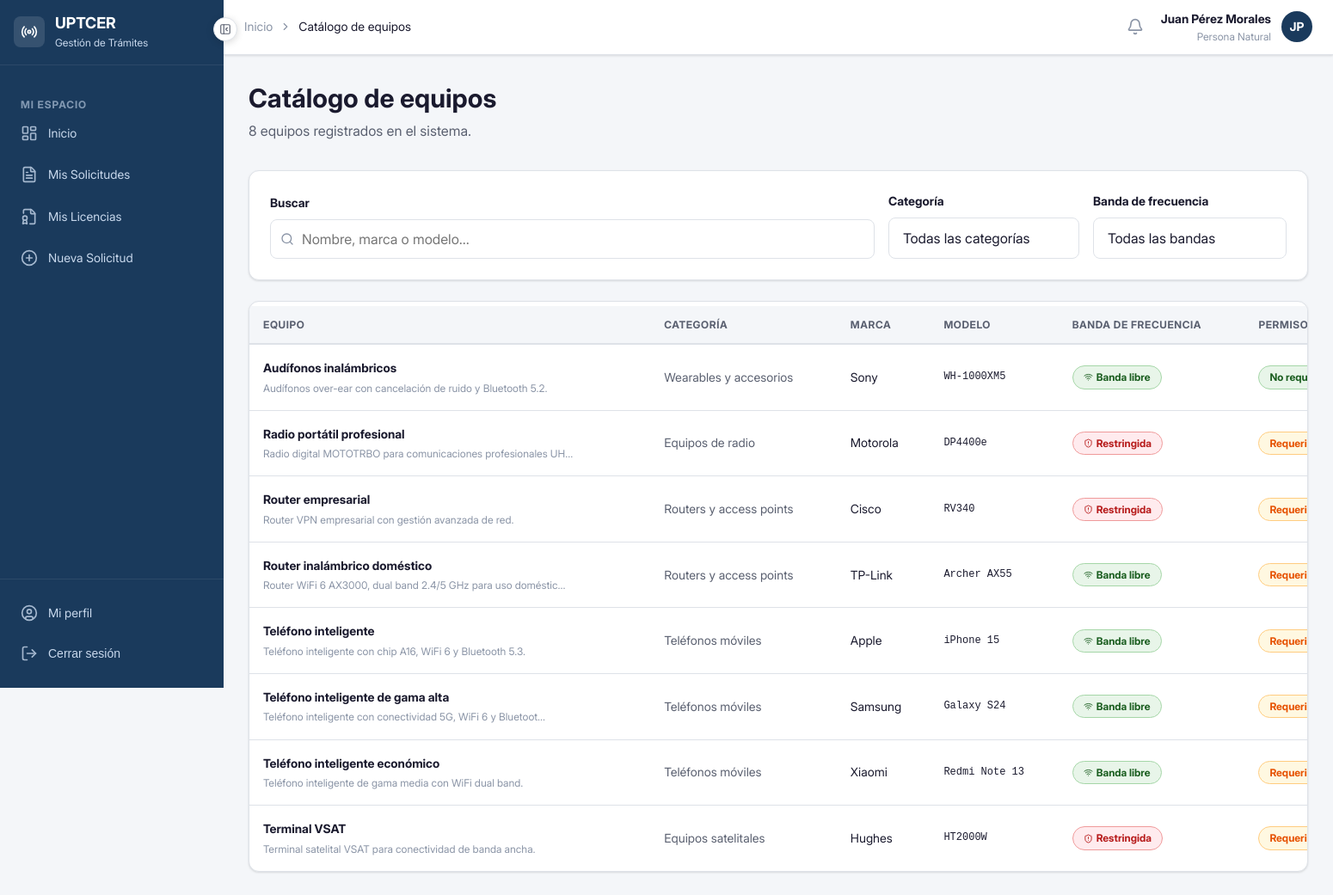
/equipos/ (signed in), run on the app's committed database.
### apps/accounts/models.py (models this page shows, shortened)
class Usuario(AbstractBaseUser, PermissionsMixin):
    ROL_PERSONA_NATURAL      = 'persona_natural'
    ROL_ESPECIALISTA_RADIOFARO = 'especialista_radiofaro'
    ROL_ESPECIALISTA_MOVIL     = 'especialista_movil'
    ROL_ESPECIALISTA_MARITIMO  = 'especialista_maritimo'
    ROL_ESPECIALISTA_INTERNET  = 'especialista_internet'
    ROL_ESPECIALISTA_SUPERIOR  = 'especialista_superior'
    ROL_ADUANA               = 'aduana'
    ROL_DIRECTIVO            = 'directivo'
    ROLES = [
        (ROL_PERSONA_NATURAL,        'Persona Natural'),
        (ROL_ESPECIALISTA_RADIOFARO, 'Especialista Radiofaro'),
        (ROL_ESPECIALISTA_MOVIL,     'Especialista Móvil'),
        (ROL_ESPECIALISTA_MARITIMO,  'Especialista Marítimo'),
        (ROL_ESPECIALISTA_INTERNET,  'Especialista Internet'),
        (ROL_ESPECIALISTA_SUPERIOR,  'Especialista Superior'),
        (ROL_ADUANA,                 'Aduana'),
        (ROL_DIRECTIVO,              'Directivo'),
    ]
    username        = models.CharField('Usuario', max_length=150, unique=True)
    email           = models.EmailField('Correo electrónico', unique=True)
    nombre          = models.CharField('Nombre', max_length=100)
    apellidos       = models.CharField('Apellidos', max_length=100)
    rol             = models.CharField('Rol', max_length=30, choices=ROLES, default=ROL_PERSONA_NATURAL)
    telefono        = models.CharField('Teléfono', max_length=20, blank=True)
    activo          = models.BooleanField('Activo', default=True)
    fecha_registro  = models.DateTimeField('Fecha de registro', auto_now_add=True)
    is_active       = models.BooleanField(default=True)
    is_staff        = models.BooleanField(default=False)
    objects = UsuarioManager()
    USERNAME_FIELD  = 'username'
    REQUIRED_FIELDS = ['email', 'nombre', 'apellidos']
    class Meta:
        verbose_name        = 'Usuario'
        verbose_name_plural = 'Usuarios'
        ordering            = ['apellidos', 'nombre']
    def get_nombre_completo(self):
        return f'{self.nombre} {self.apellidos}'
    @property
    def es_persona_natural(self):
        return self.rol == self.ROL_PERSONA_NATURAL
    @property
    def es_especialista_superior(self):
        return self.rol == self.ROL_ESPECIALISTA_SUPERIOR
    @property
    def es_especialista_base(self):
        return self.rol in [
            self.ROL_ESPECIALISTA_RADIOFARO,
            self.ROL_ESPECIALISTA_MOVIL,
            self.ROL_ESPECIALISTA_MARITIMO,
            self.ROL_ESPECIALISTA_INTERNET,
        ]
    @property
    def es_aduana(self):
        return self.rol == self.ROL_ADUANA
    @property
    def es_directivo(self):
        return self.rol == self.ROL_DIRECTIVO
    @property
    def es_operador(self):
        return False

### apps/equipos/models.py (models this page shows, shortened)
class Equipo(models.Model):
    BANDA_LIBRE        = 'libre'
    BANDA_RESTRINGIDA  = 'restringida'
    BANDA_NO_APLICA    = 'no_aplica'
    BANDAS = [
        (BANDA_LIBRE,       'Banda libre (2.4 / 5.7 GHz)'),
        (BANDA_RESTRINGIDA, 'Frecuencia restringida'),
        (BANDA_NO_APLICA,   'No aplica'),
    ]
    categoria       = models.ForeignKey(
                        CategoriaEquipo,
                        on_delete=models.PROTECT,
                        verbose_name='Categoría',
                        related_name='equipos'
                      )
    nombre          = models.CharField('Nombre del equipo', max_length=200)
    marca           = models.CharField('Marca', max_length=100)
    modelo          = models.CharField('Modelo', max_length=100)
    descripcion     = models.TextField('Descripción técnica', blank=True)
    banda_frecuencia= models.CharField(
                        'Banda de frecuencia',
                        max_length=20,
                        choices=BANDAS,
                        default=BANDA_NO_APLICA
                      )
    requiere_permiso= models.BooleanField('Requiere permiso de importación', default=True)
    activo          = models.BooleanField('Activo en catálogo', default=True)
    fecha_registro  = models.DateTimeField('Fecha de registro', auto_now_add=True)
    fecha_actualizacion = models.DateTimeField('Última actualización', auto_now=True)
    class Meta:
        verbose_name        = 'Equipo'
        verbose_name_plural = 'Equipos'
        ordering            = ['nombre']
        unique_together     = ['marca', 'modelo']

class CategoriaEquipo(models.Model):
    nombre      = models.CharField('Nombre', max_length=100, unique=True)
    descripcion = models.TextField('Descripción', blank=True)
    class Meta:
        verbose_name        = 'Categoría de equipo'
        verbose_name_plural = 'Categorías de equipos'
        ordering            = ['nombre']

### apps/equipos/views.py (the view, shortened to what this page needs)
# urls.py: path('',                views.lista_equipos,       name='lista'),
@never_cache
@login_required
def lista_equipos(request):
    equipos_qs = Equipo.objects.select_related('categoria').filter(activo=True)
    busqueda  = request.GET.get('q', '').strip()
    categoria = request.GET.get('categoria', '')
    banda     = request.GET.get('banda', '')
    if busqueda:
        equipos_qs = equipos_qs.filter(
            Q(nombre__icontains=busqueda) |
            Q(marca__icontains=busqueda)  |
            Q(modelo__icontains=busqueda)
        )
    if categoria:
        equipos_qs = equipos_qs.filter(categoria__id=categoria)
    if banda:
        equipos_qs = equipos_qs.filter(banda_frecuencia=banda)
    categorias = CategoriaEquipo.objects.all()
    paginator = Paginator(equipos_qs, 15)
    pagina    = request.GET.get('pagina', 1)
    try:
        equipos = paginator.page(pagina)
    except PageNotAnInteger:
        equipos = paginator.page(1)
    except EmptyPage:
        equipos = paginator.page(paginator.num_pages)
    return render(request, 'equipos/lista.html', {
        'equipos':       equipos,
        'categorias':    categorias,
        'busqueda':      busqueda,
        'categoria_sel': categoria,
        'banda_sel':     banda,
        'BANDAS':        Equipo.BANDAS,
        'total':         equipos_qs.count(),
        'paginator':     paginator,
    })

### templates/equipos/lista.html (shortened to what this page needs)
{% extends 'base/base.html' %}
{% load static %}
{% block estilos_extra %}
<link rel="stylesheet" href="{% static 'css/f43.css' %}">
{% endblock %}
{% block breadcrumb %}
<li style="display:flex;align-items:center;gap:var(--espacio-2);">
  <i data-lucide="chevron-right" style="width:14px;height:14px;"></i>
  <span style="color:var(--color-texto-principal);font-weight:var(--peso-medio);">Catálogo de equipos</span>
</li>
{% endblock %}
{% block contenido %}
<div class="pagina-cabecera flex justify-between items-center">
  <div>
    <h1 class="pagina-titulo">Catálogo de equipos</h1>
    <p class="pagina-subtitulo">{{ total }} equipo{{ total|pluralize }} registrado{{ total|pluralize }} en el sistema.</p>
  </div>
</div>
<div class="tarjeta mb-6">
  <div class="tarjeta-cuerpo">
    <form method="get" id="form-filtros" style="display:flex;gap:var(--espacio-4);align-items:flex-end;flex-wrap:wrap;">
      <div class="campo-grupo" style="margin-bottom:0;flex:1;min-width:220px;">
        <label class="campo-etiqueta">Buscar</label>
        <div style="position:relative;">
          <i data-lucide="search" style="position:absolute;left:12px;top:50%;transform:translateY(-50%);width:16px;height:16px;color:var(--color-texto-muted);"></i>
          <input type="text" name="q" value="{{ busqueda }}"
            class="campo-input" style="padding-left:36px;"
            placeholder="Nombre, marca o modelo...">
        </div>
      </div>
      <div class="campo-grupo" style="margin-bottom:0;min-width:180px;">
        <label class="campo-etiqueta">Categoría</label>
        <select name="categoria" class="campo-select">
          <option value="">Todas las categorías</option>
        </select>
      </div>
      <div class="campo-grupo" style="margin-bottom:0;min-width:180px;">
        <label class="campo-etiqueta">Banda de frecuencia</label>
        <select name="banda" class="campo-select">
          <option value="">Todas las bandas</option>
        </select>
      </div>
    </form>
  </div>
</div>
<div class="tarjeta">
  <div class="tarjeta-cuerpo" style="padding:0;" id="contenedor-tabla">
    {% include 'equipos/tabla_equipos.html' %}
  </div>
</div>
{% endblock %}

### templates/base/base.html (shortened to what this page needs)
<!DOCTYPE html>
<html lang="es">
<head>
  {% load static %}
  <link rel="stylesheet" href="{% static 'css/global.css' %}?v={{ STATIC_VERSION }}">
  <link rel="stylesheet" href="{% static 'css/toast.css' %}">
  <link rel="stylesheet" href="{% static 'css/modal.css' %}">
  <link rel="stylesheet" href="{% static 'css/componentes.css' %}">
  <link rel="stylesheet" href="{% static 'css/fonts.css' %}">
  {% block estilos_extra %}{% endblock %}
</head>
<body>
<div class="layout-wrapper">
  <aside class="layout-sidebar" id="sidebar">
    <div class="sidebar-logo">
      <div style="width:36px;height:36px;background:rgba(255,255,255,0.12);border-radius:8px;display:flex;align-items:center;justify-content:center;flex-shrink:0;">
        <i data-lucide="radio" style="width:20px;height:20px;color:white;"></i>
      </div>
      <div class="sidebar-logo-info">
        <div class="sidebar-logo-texto">UPTCER</div>
        <div class="sidebar-logo-subtexto">Gestión de Trámites</div>
      </div>
    </div>
    <nav class="sidebar-nav">
      {% if user.es_persona_natural %}
        <div class="sidebar-seccion-titulo">Mi Espacio</div>
        <a href="{% url 'accounts:dashboard' %}" class="sidebar-enlace {% block nav_inicio %}{% endblock %}" data-tooltip="Inicio">
          <i data-lucide="layout-dashboard" class="icono"></i>
          <span class="sidebar-enlace-texto">Inicio</span>
        </a>
        <a href="{% url 'solicitudes:mis_solicitudes' %}" class="sidebar-enlace {% block nav_mis_solicitudes %}{% endblock %}" data-tooltip="Mis Solicitudes">
          <i data-lucide="file-text" class="icono"></i>
          <span class="sidebar-enlace-texto">Mis Solicitudes</span>
        </a>
        <a href="{% url 'licencias:lista' %}" class="sidebar-enlace {% block nav_mis_licencias %}{% endblock %}" data-tooltip="Mis Licencias">
          <i data-lucide="file-badge" class="icono"></i>
          <span class="sidebar-enlace-texto">Mis Licencias</span>
        </a>
        <a href="{% url 'solicitudes:nueva_f43' %}" class="sidebar-enlace {% block nav_nueva_solicitud %}{% endblock %}" data-tooltip="Nueva Solicitud">
          <i data-lucide="plus-circle" class="icono"></i>
          <span class="sidebar-enlace-texto">Nueva Solicitud</span>
        </a>
      {% endif %}
    </nav>
    <div class="sidebar-pie">
      <a href="{% url 'accounts:perfil' %}" class="sidebar-enlace" data-tooltip="Mi perfil">
        <i data-lucide="user-circle" class="icono"></i>
        <span class="sidebar-enlace-texto">Mi perfil</span>
      </a>
      <form method="post" action="{% url 'accounts:logout' %}">
        <button type="submit" class="sidebar-enlace" data-tooltip="Cerrar sesión"
          style="width:100%;background:none;border:none;cursor:pointer;text-align:left;">
          <i data-lucide="log-out" class="icono"></i>
          <span class="sidebar-enlace-texto">Cerrar sesión</span>
        </button>
      </form>
    </div>
  </aside>
  <div class="layout-main">
    <header class="layout-navbar">
      <nav aria-label="Ruta de navegación" style="flex:1;">
        <ol style="list-style:none;display:flex;align-items:center;gap:var(--espacio-2);font-size:var(--texto-sm);color:var(--color-texto-muted);">
          <li><a href="{% url 'accounts:dashboard' %}" style="color:var(--color-texto-muted);text-decoration:none;">Inicio</a></li>
          {% block breadcrumb %}{% endblock %}
        </ol>
      </nav>
      <div style="display:flex;align-items:center;gap:var(--espacio-3);">
        <a href="{% url 'notificaciones:lista' %}"
          id="btn-notificaciones"
          style="position:relative;width:36px;height:36px;border-radius:var(--radio-md);display:flex;align-items:center;justify-content:center;color:var(--color-texto-muted);background:transparent;border:none;cursor:pointer;text-decoration:none;transition:var(--transicion-rapida);"
          onmouseenter="this.style.background='var(--color-fondo)';this.style.color='var(--color-texto-principal)'"
          onmouseleave="this.style.background='transparent';this.style.color='var(--color-texto-muted)'"
          title="Notificaciones"
        >
          <i data-lucide="bell" style="width:20px;height:20px;"></i>
        </a>
        <div style="text-align:right;">
          <div style="font-size:var(--texto-sm);font-weight:var(--peso-semi);color:var(--color-texto-principal);">
            {{ user.get_nombre_completo }}
          </div>
          <div style="font-size:var(--texto-xs);color:var(--color-texto-muted);">
            {{ user.get_rol_display }}
          </div>
        </div>
        <div style="width:36px;height:36px;border-radius:50%;background-color:var(--color-primario);display:flex;align-items:center;justify-content:center;color:white;font-size:var(--texto-sm);font-weight:var(--peso-bold);">
          {{ user.nombre|first|upper }}{{ user.apellidos|first|upper }}
        </div>
      </div>
    </header>
    <main class="layout-contenido">
      {% block contenido %}{% endblock %}
    </main>
  </div>
</div>
<button
  id="btn-colapsar"
  class="btn-colapsar-sidebar"
  onclick="alternarSidebar()"
  title="Colapsar menú"
  aria-label="Colapsar menú"
>
  <i data-lucide="panel-left-close" id="icono-colapsar" style="width:14px;height:14px;"></i>
</button>
</body>
</html>

### templates/equipos/tabla_equipos.html (shortened to what this page needs)
{% if equipos %}
  <div class="tabla-contenedor tabla-scroll-horizontal" style="border:none;border-radius:0;">
    <table class="tabla">
      <thead>
        <tr>
          <th>Equipo</th>
          <th>Categoría</th>
          <th>Marca</th>
          <th>Modelo</th>
          <th>Banda de frecuencia</th>
          <th>Permiso</th>
        </tr>
      </thead>
      <tbody>
        {% for e in equipos %}
        <tr class="fila-clicable"
            data-href="{% url 'equipos:detalle' pk=e.pk %}"
            title="Doble clic para abrir">
          <td>
            <div style="font-weight:var(--peso-semi);">{{ e.nombre }}</div>
            {% if e.descripcion %}
              <div style="font-size:var(--texto-xs);color:var(--color-texto-muted);margin-top:2px;">
                {{ e.descripcion|truncatechars:60 }}
              </div>
            {% endif %}
          </td>
          <td style="color:var(--color-texto-secundario);">{{ e.categoria.nombre }}</td>
          <td>{{ e.marca }}</td>
          <td style="font-family:var(--fuente-mono);font-size:var(--texto-xs);">{{ e.modelo }}</td>
          <td>
            {% if e.banda_frecuencia == 'libre' %}
              <span class="badge badge-aprobado">
                <i data-lucide="wifi" style="width:11px;height:11px;"></i>
                Banda libre
              </span>
            {% elif e.banda_frecuencia == 'restringida' %}
              <span class="badge badge-denegado">
                <i data-lucide="shield-alert" style="width:11px;height:11px;"></i>
                Restringida
              </span>
            {% else %}
              <span class="badge badge-info">No aplica</span>
            {% endif %}
          </td>
          <td>
            {% if e.requiere_permiso %}
              <span class="badge badge-pendiente">Requerido</span>
            {% else %}
              <span class="badge badge-aprobado">No requerido</span>
            {% endif %}
          </td>
        </tr>
        {% endfor %}
      </tbody>
    </table>
  </div>
{% endif %}

### data on the page
Usuario: get_nombre_completo "Juan Pérez Morales", rol "Persona Natural", nombre|first "J", apellidos|first "P"
Equipo: nombre "Audífonos inalámbricos", descripcion "Audífonos over-ear con cancelación de ruido y Bluetooth 5.2.", categoria.nombre "Wearables y accesorios", marca "Sony", modelo "WH-1000XM5", banda_frecuencia "libre" (drawn), requiere_permiso "No…"
Equipo: nombre "Radio portátil profesional", descripcion "Radio digital MOTOTRBO para comunicaciones profesionales UH…", categoria.nombre "Equipos de radio", marca "Motorola", modelo "DP4400e", banda_frecuencia "restringida" (drawn), requiere_permiso "Requerido"
Equipo: nombre "Router empresarial", descripcion "Router VPN empresarial con gestión avanzada de red.", categoria.nombre "Routers y access points", marca "Cisco", modelo "RV340", banda_frecuencia "restringida" (drawn), requiere_permiso "Requerido"
Equipo: nombre "Router inalámbrico doméstico", descripcion "Router WiFi 6 AX3000, dual band 2.4/5 GHz para uso doméstic…", categoria.nombre "Routers y access points", marca "TP-Link", modelo "Archer AX55", banda_frecuencia "libre" (drawn), requiere_permiso "Requerido"
Equipo: nombre "Teléfono inteligente", descripcion "Teléfono inteligente con chip A16, WiFi 6 y Bluetooth 5.3.", categoria.nombre "Teléfonos móviles", marca "Apple", modelo "iPhone 15", banda_frecuencia "libre" (drawn), requiere_permiso "Requerido"
Equipo: nombre "Teléfono inteligente de gama alta", descripcion "Teléfono inteligente con conectividad 5G, WiFi 6 y Bluetoot…", categoria.nombre "Teléfonos móviles", marca "Samsung", modelo "Galaxy S24", banda_frecuencia "libre" (drawn), requiere_permiso "Requerido"
Equipo: nombre "Teléfono inteligente económico", descripcion "Teléfono inteligente de gama media con WiFi dual band.", categoria.nombre "Teléfonos móviles", marca "Xiaomi", modelo "Redmi Note 13", banda_frecuencia "libre" (drawn), requiere_permiso "Requerido"
Equipo: nombre "Terminal VSAT", descripcion "Terminal satelital VSAT para conectividad de banda ancha.", categoria.nombre "Equipos satelitales", marca "Hughes", modelo "HT2000W", banda_frecuencia "restringida" (drawn), requiere_permiso "Requerido"

### other printed values
{{ total }} "8"
